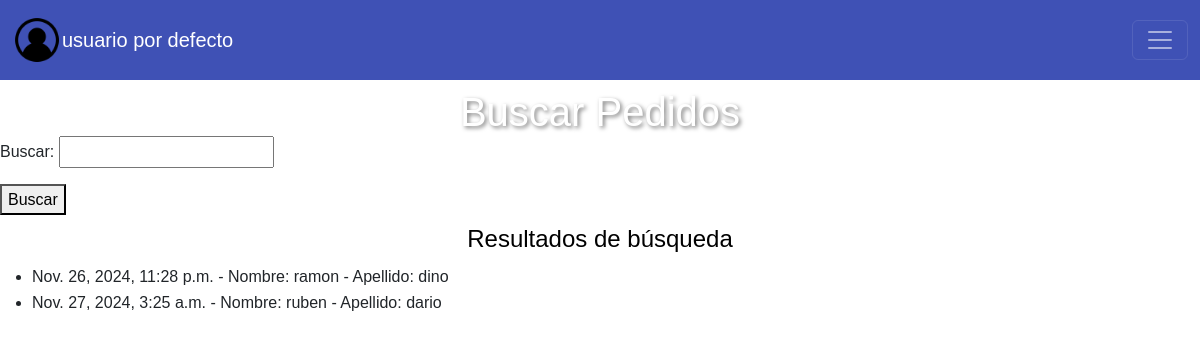
/buscar_pedido/, run on an earlier commit of the app's database.
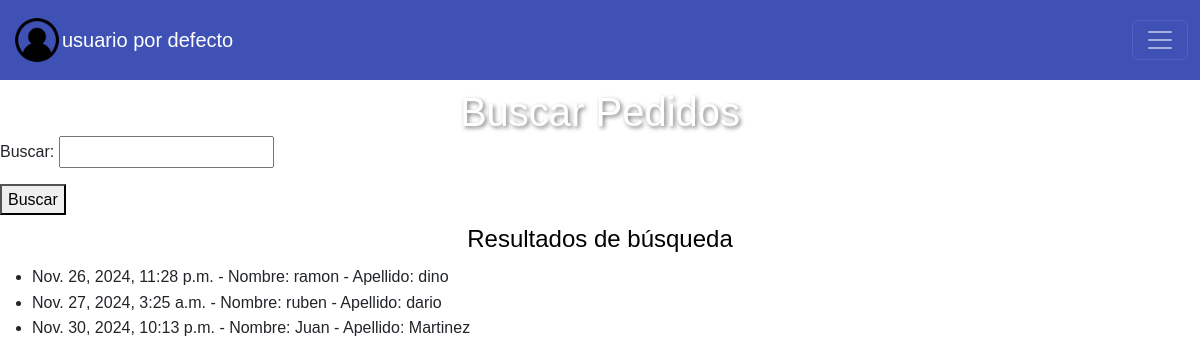
And on a later commit of the database.
### helados/models.py (models this page shows)
class Pedido (models.Model):
    codigo = models.IntegerField(blank=False)
    fecha = models.DateTimeField(auto_now_add=True)
    producto = models.ManyToManyField(Helado, related_name='pedidosh')
    cliente = models.ForeignKey(Cliente, on_delete=models.CASCADE, related_name='pedidos')

class Cliente (models.Model):
    nit = models.IntegerField(blank=False)
    nombre= models.CharField(max_length=50)
    apellido = models.CharField(max_length=50)
    direccion = models.CharField(max_length=50)
    def __str__(self):
        return "Nombre: " + self.nombre + " - " + "Apellido: " +self.apellido

### helados/views.py (the view)
# urls.py: path('buscar_pedido/', views.buscarPedido, name='buscar_pedido'),
def buscarPedido(request):
    form = BusquedaCodigoForm(request.GET)
    print(form)
    pedidos = Pedido.objects.all()  # Obtiene todos los empleados por defecto
    if form.is_valid():
        query = form.cleaned_data['query']
        if query:
            query = int(query)
            pedidos = pedidos.filter(codigo=query)
    return render(request, 'buscar_pedido.html', {'form': form, 'pedidos': pedidos})

### helados/forms.py
class BusquedaCodigoForm(forms.Form):
    query = forms.IntegerField(label='Buscar', required=False)

### helados/frontend/templates/buscar_pedido.html (shortened to what this page needs)
{% extends 'layouts/base.html' %}
{% block content %}
    <h1>Buscar Pedidos</h1>
    {% if form %}
        <form method="get">
            {{ form.as_p }}
            <button type="submit">Buscar</button>
        </form>
    {% else %}
        <p>Formulario no disponible.</p>
    {% endif %}
    <h2>Resultados de búsqueda</h2>
    {% if pedidos %}
        <ul>
            {% for pedido in pedidos %}
                <li>{{ pedido.fecha }} - {{ pedido.cliente }}</li>
            {% endfor %}
        </ul>
    {% else %}
        <p>No se encontraron empleados.</p>
    {% endif %}
{% endblock %}

### helados/frontend/templates/layouts/base.html (shortened to what this page needs)
{% load static %}
<!DOCTYPE html>
<html lang="en">
<head>
    <link rel="stylesheet" href="https://cdn.jsdelivr.net/npm/bootstrap@5.3.3/dist/css/bootstrap.min.css">
    <link rel="stylesheet" href="{% static 'styles/pageOpciones.css' %}">
    <link rel="stylesheet" href="{% static 'styles/pageConNavegacion.css' %}">
</head>
<body>
    <nav class="navbar navbar-dark fixed-top custom-navbar">
      <div class="container-fluid d-flex align-items-center">
          <a class="navbar-brand d-flex align-items-center" href="#">
              <img src="{% static 'images/avatar.png' %}" alt="Logo" width="50" height="50" class="d-inline-block align-text-top rounded-circle">
              {% block user %} usuario por defecto {% endblock %}
          </a>
          <button class="navbar-toggler" type="button" data-bs-toggle="offcanvas" data-bs-target="#offcanvasNavbar" aria-controls="offcanvasNavbar" aria-label="Toggle navigation">
              <span class="navbar-toggler-icon"></span>
          </button>
      </div>
  </nav>
  {% block content %}
  {% endblock %}
</body>
</html>

### helados/frontend/static/styles/pageOpciones.css (style rules this page uses)
body, html { margin: 0; padding: 0; font-family: Arial, sans-serif; line-height: 1.6; background-color: white; }
h1 { color: white; text-align: center; font-size: 2.5em; margin: 0; position: relative; z-index: 2; text-shadow: 2px 2px 4px rgba(0,0,0,0.5); }
h2 { color: #000000; font-size: 1.5em; margin-top: 30px; margin-bottom: 15px; }

### helados/frontend/static/styles/pageConNavegacion.css (style rules this page uses)
body { padding-top: 88px; margin: 0; font-family: Arial, sans-serif; background-color: white; }
.navbar { height: 80px; }
.navbar-toggler { display: block !important; }
.custom-navbar { background-color: #3f51b5; }
h2 { margin: 10px 10px; text-align: center; }

What changed in the data, as far as the page shows it:
added Pedido: fecha "Nov. 30, 2024, 10:13 p.m.", cliente "Nombre: Juan - Apellido: Martinez"
